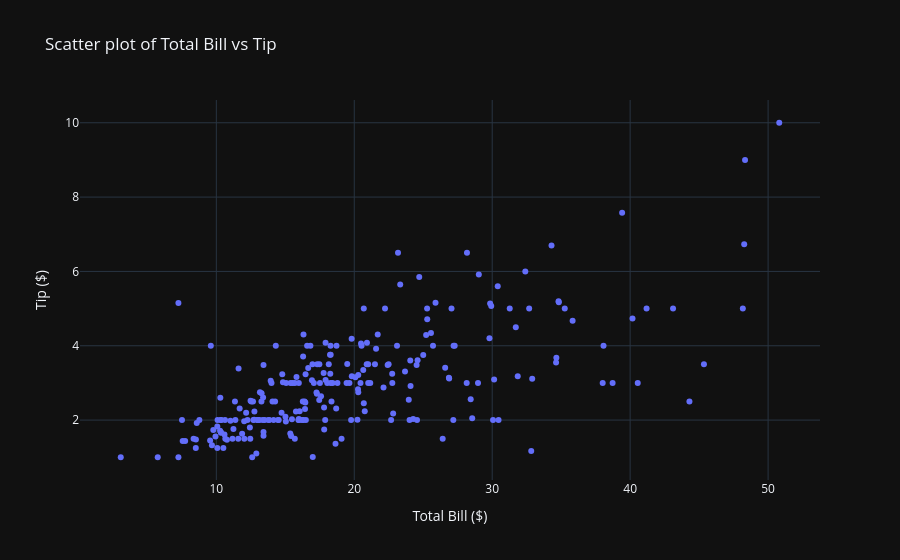

Notebook code cell kept with this figure:
### Code cell
import plotly.express as px
import seaborn as sns

tips = sns.load_dataset("tips")

fig = px.scatter(
    tips, 
    x="total_bill", 
    y="tip", 
    template='plotly_dark',
    title="Scatter plot of Total Bill vs Tip",
    labels={"total_bill": "Total Bill ($)", "tip": "Tip ($)"}
)

fig.show()

### Figure 1 — Plotly figure (JSON) as saved in the notebook; plotly's stock layout.template omitted (floating-point values rounded to 4 significant figures; data arrays with more than 128 entries replaced by an {"elided": "..."} marker saying what was removed)
{"data": [{"hovertemplate": "Total Bill ($)=%{x}<br>Tip ($)=%{y}<extra></extra>", "legendgroup": "", "marker": {"color": "#636efa", "symbol": "circle"}, "mode": "markers", "name": "", "orientation": "v", "showlegend": false, "type": "scatter", "x": {"elided": "244 float values"}, "xaxis": "x", "y": {"elided": "244 float values"}, "yaxis": "y"}], "layout": {"legend": {"tracegroupgap": 0}, "title": {"text": "Scatter plot of Total Bill vs Tip"}, "xaxis": {"anchor": "y", "domain": [0, 1], "title": {"text": "Total Bill ($)"}}, "yaxis": {"anchor": "x", "domain": [0, 1], "title": {"text": "Tip ($)"}}}}
